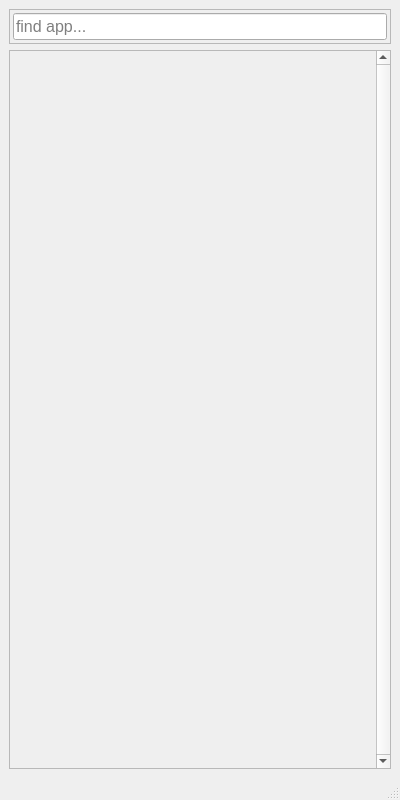
<?xml version="1.0" encoding="UTF-8"?>
<ui version="4.0">
 <class>MainWindow</class>
 <widget class="QMainWindow" name="MainWindow">
  <property name="geometry">
   <rect>
    <x>0</x>
    <y>0</y>
    <width>400</width>
    <height>800</height>
   </rect>
  </property>
  <property name="sizePolicy">
   <sizepolicy hsizetype="Fixed" vsizetype="Expanding">
    <horstretch>0</horstretch>
    <verstretch>0</verstretch>
   </sizepolicy>
  </property>
  <property name="minimumSize">
   <size>
    <width>400</width>
    <height>800</height>
   </size>
  </property>
  <property name="maximumSize">
   <size>
    <width>400</width>
    <height>1080</height>
   </size>
  </property>
  <property name="windowTitle">
   <string>My Launcher</string>
  </property>
  <widget class="QWidget" name="centralwidget">
   <layout class="QVBoxLayout" name="verticalLayout">
    <item>
     <widget class="QFrame" name="frame_browse">
      <property name="sizePolicy">
       <sizepolicy hsizetype="Preferred" vsizetype="Fixed">
        <horstretch>0</horstretch>
        <verstretch>0</verstretch>
       </sizepolicy>
      </property>
      <property name="font">
       <font>
        <pointsize>10</pointsize>
       </font>
      </property>
      <property name="frameShape">
       <enum>QFrame::Shape::StyledPanel</enum>
      </property>
      <property name="frameShadow">
       <enum>QFrame::Shadow::Raised</enum>
      </property>
      <layout class="QHBoxLayout" name="horizontalLayout">
       <property name="leftMargin">
        <number>3</number>
       </property>
       <property name="topMargin">
        <number>3</number>
       </property>
       <property name="rightMargin">
        <number>3</number>
       </property>
       <property name="bottomMargin">
        <number>3</number>
       </property>
       <item>
        <widget class="QLineEdit" name="lineEdit_browse">
         <property name="font">
          <font>
           <pointsize>12</pointsize>
          </font>
         </property>
         <property name="placeholderText">
          <string>find app...</string>
         </property>
        </widget>
       </item>
      </layout>
     </widget>
    </item>
    <item>
     <widget class="QScrollArea" name="scrollArea_appmenu">
      <property name="verticalScrollBarPolicy">
       <enum>Qt::ScrollBarPolicy::ScrollBarAlwaysOn</enum>
      </property>
      <property name="horizontalScrollBarPolicy">
       <enum>Qt::ScrollBarPolicy::ScrollBarAlwaysOff</enum>
      </property>
      <property name="widgetResizable">
       <bool>true</bool>
      </property>
      <widget class="QWidget" name="scrollAreaWidgetContents_appmenu">
       <property name="geometry">
        <rect>
         <x>0</x>
         <y>0</y>
         <width>359</width>
         <height>684</height>
        </rect>
       </property>
      </widget>
     </widget>
    </item>
   </layout>
  </widget>
  <widget class="QMenuBar" name="menubar">
   <property name="geometry">
    <rect>
     <x>0</x>
     <y>0</y>
     <width>400</width>
     <height>24</height>
    </rect>
   </property>
  </widget>
  <widget class="QStatusBar" name="statusbar"/>
 </widget>
 <resources/>
 <connections/>
</ui>
